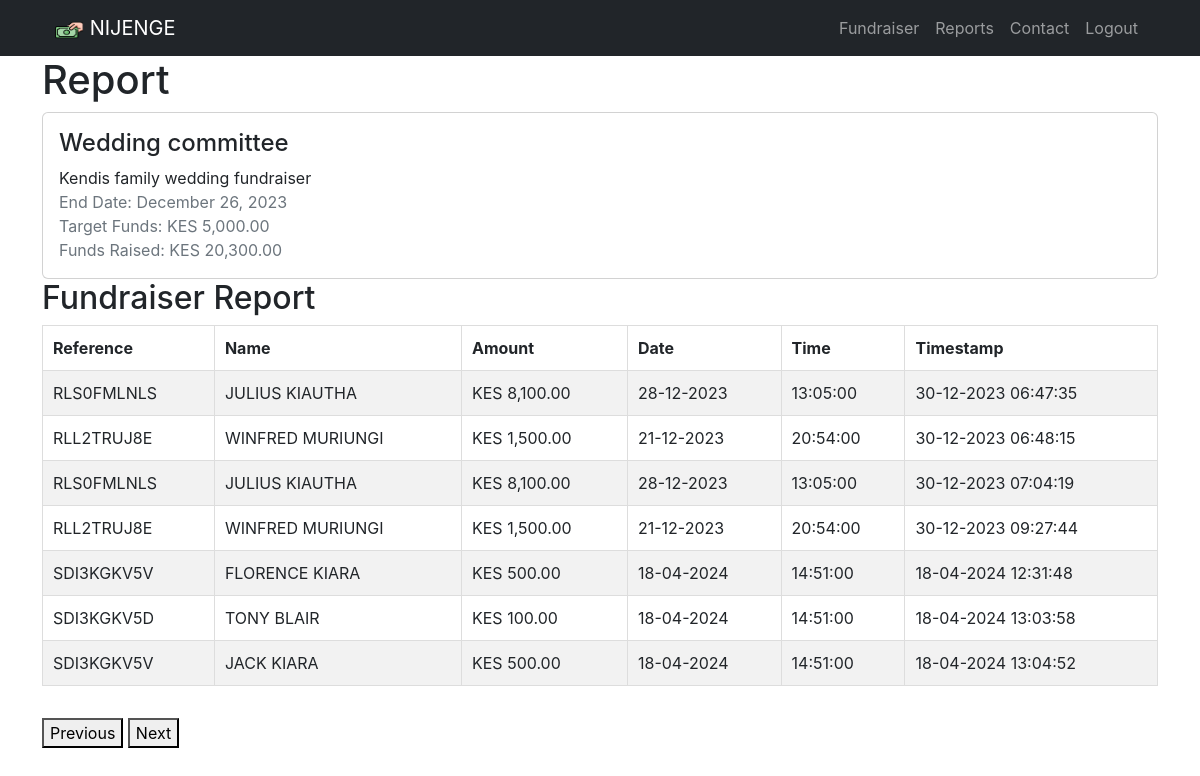
Before: /report/1 (signed in) with the older database file.
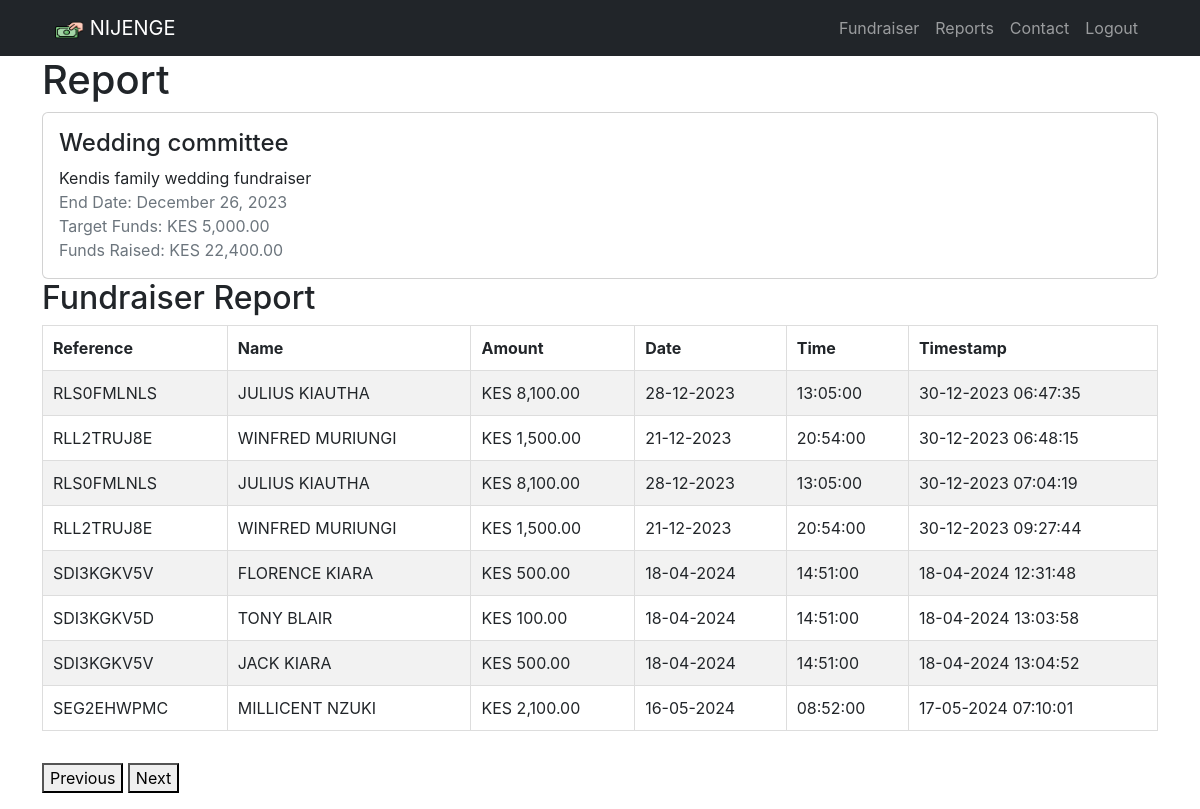
After: the same page with the newer database file.
### models.py (models this page shows, shortened)
class Fundraiser(db.Model):
    id = db.Column(db.Integer, primary_key=True)
    user_id = db.Column(db.Integer, db.ForeignKey("user.id"), nullable=False)
    name = db.Column(db.String, nullable=False)
    description = db.Column(db.String)
    end_date = db.Column(db.DateTime, nullable=False)
    target_funds = db.Column(db.Integer, nullable=False)
    user = db.relationship("User", backref=db.backref("fundraisers", lazy=True))
    @property
    def funds_raised(self):
        total = (
            db.session.query(func.sum(Contribution.amount)) # type: ignore
            .filter_by(fundraiser_id=self.id)
            .scalar()
        )
        return total or 0

class Contribution(db.Model):
    __tablename__ = "contributions"
    contribution_id = db.Column(db.Integer, primary_key=True, autoincrement=True)
    fundraiser_id = db.Column(
        db.Integer, db.ForeignKey("fundraiser.id"), nullable=False
    )
    contribution_reference = db.Column(db.Text, nullable=False)
    contributor_name = db.Column(db.Text, nullable=False)
    phone_number = db.Column(db.Text, nullable=False)
    amount = db.Column(db.DECIMAL, nullable=False)
    contribution_date = db.Column(db.Date, nullable=False)
    contribution_time = db.Column(db.Time, nullable=False)
    timestamp = db.Column(db.DateTime(timezone=True), server_default=func.now())
    fundraiser = db.relationship("Fundraiser", backref="contributions")

### app.py (the view)
@app.route("/report/<int:fundraiser_id>")
@login_required
def report(fundraiser_id):
    fundraiser = Fundraiser.query.get_or_404(fundraiser_id)
    contributions = Contribution.query.filter_by(fundraiser_id=fundraiser_id).all()
    contributions_dict = [
        {
            "reference": contribution.contribution_reference,
            "name": contribution.contributor_name,
            "amount": currency_format(contribution.amount),
            "date": contribution.contribution_date.strftime("%d-%m-%Y"),
            "time": contribution.contribution_time.strftime("%H:%M:%S"),
            "timestamp": contribution.timestamp.strftime("%d-%m-%Y %H:%M:%S"),
        }
        for contribution in contributions
    ]
    if request.args.get("format") == "json":
        return jsonify(items=contributions_dict)
    else:
        return render_template(
            "report.html", fundraiser=fundraiser, contributions=contributions_dict
        )

### app.py (called while the page is built)
@app.template_filter("currency_format")
def currency_format(value):
    formatted_value = f"KES {value:,.2f}"  # Format as KES with thousands separator and 2 decimal places
    return formatted_value

### models.py (called while the page is built)
def login_required(func):
    @wraps(func)
    def decorated_function(*args, **kwargs):
        if "user_id" not in session:
            return redirect(url_for("login"))
        g.user = User.query.get(session["user_id"])  # Retrieve user information
        return func(*args, **kwargs)
    return decorated_function

### templates/report.html (shortened to what this page needs)
{% extends "layout.html" %}
{% block content %}
  <div class="container">
    <h1>Report</h1>
    <div class="card">
      <div class="card-body">
        <h4 class="card-title">{{ fundraiser.name }}</h4>
        <p class="card-text">{{ fundraiser.description }}</p>
        <p class="text-muted">
          End Date: {{ fundraiser.end_date.strftime("%B %d, %Y") }}<br>
          Target Funds: {{ fundraiser.target_funds | currency_format }}<br>
          Funds Raised: {{ fundraiser.funds_raised | currency_format }}
        </p>
      </div>
    </div>
    <h2>Fundraiser Report</h2>
    <table id="contributions-table" class="table table-bordered table-striped">
      <thead>
        <tr>
          <th>Reference</th>
          <th>Name</th>
          <th>Amount</th>
          <th>Date</th>
          <th>Time</th>
          <th>Timestamp</th>
        </tr>
      </thead>
      <tbody id="contributions-table-body">
        {% for contribution in contributions %}
        <tr>
          <td>{{ contribution.reference }}</td>
          <td>{{ contribution.name }}</td>
          <td>{{ contribution.amount }}</td>
          <td>{{ contribution.date }}</td>
          <td>{{ contribution.time }}</td>
          <td>{{ contribution.timestamp }}</td>
        </tr>
        {% endfor %}
      </tbody>
    </table>
          <div id="pagination-controls">
            <button id="prev-page">Previous</button>
            <button id="next-page">Next</button>
          </div>
          </div>
    </div>
    {% endblock %}

### templates/layout.html (shortened to what this page needs)
{% macro navbar() %}
<nav class="navbar navbar-expand-lg navbar-dark bg-dark fixed-top" id="mainNav">
  <div class="container px-4">
    <a class="navbar-brand" href="{{ url_for('index') }}">
      <img src="{{ url_for('static', filename='assets/favicon.ico') }}" alt="Logo" width="30" height="24">
      NIJENGE
    </a>
      {% if session.user_id %}
    <div class="collapse navbar-collapse" id="navbarNav">
      <ul class="navbar-nav ms-auto">
        <li class="nav-item"><a class="nav-link" href="/fundraiser">Fundraiser</a></li>
        <li class="nav-item"><a class="nav-link" href="{{ url_for('report_index') }}">Reports</a></li>
        <li class="nav-item"><a class="nav-link" href="{{ url_for('index') }}#contactForm">Contact</a></li>
        <li class="nav-item"><a class="nav-link" href="/logout">Logout</a></li>
      </ul>
    </div>
      {% endif %}
  </div>
</nav>
{% endmacro %}
<!DOCTYPE html>
<html lang="en">
<head>
  <link rel="stylesheet" href="{{ url_for('static', filename='css/styles.css') }}">
  <link href="https://cdnjs.cloudflare.com/ajax/libs/toastr.js/latest/toastr.min.css" rel="stylesheet">
</head>
<body>
  {{ navbar() }}
<div class="content-wrapper">
  <main>
    {% block content %}{% endblock %}
</body>
</html>

Changed rows visible on the page:
added Contribution: reference "SEG2EHWPMC", name "MILLICENT NZUKI", amount "KES 2,100.00", date "16-05-2024", time "08:52:00", timestamp "17-05-2024 07:10:01"
Other visible differences:
{{ fundraiser.funds_raised | currency_format }}: "KES 20,300.00" → "KES 22,400.00"
